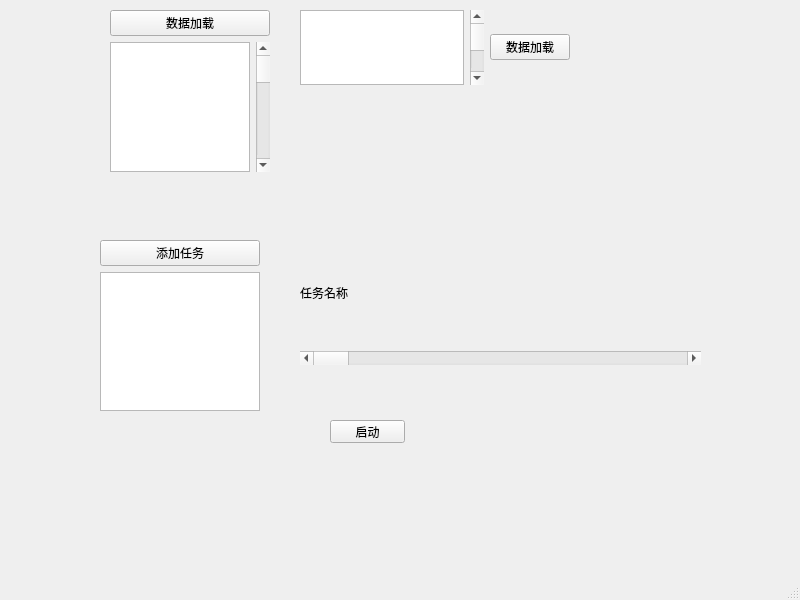
<?xml version="1.0" encoding="UTF-8"?>
<ui version="4.0">
 <class>MainWindow</class>
 <widget class="QMainWindow" name="MainWindow">
  <property name="geometry">
   <rect>
    <x>0</x>
    <y>0</y>
    <width>800</width>
    <height>600</height>
   </rect>
  </property>
  <property name="windowTitle">
   <string>MainWindow</string>
  </property>
  <widget class="QWidget" name="centralwidget">
   <widget class="QPushButton" name="pushButton_3">
    <property name="geometry">
     <rect>
      <x>330</x>
      <y>420</y>
      <width>75</width>
      <height>23</height>
     </rect>
    </property>
    <property name="text">
     <string>启动</string>
    </property>
   </widget>
   <widget class="QWidget" name="verticalLayoutWidget">
    <property name="geometry">
     <rect>
      <x>110</x>
      <y>10</y>
      <width>160</width>
      <height>162</height>
     </rect>
    </property>
    <layout class="QVBoxLayout" name="verticalLayout">
     <item>
      <widget class="QPushButton" name="pushButton">
       <property name="text">
        <string>数据加载</string>
       </property>
      </widget>
     </item>
     <item>
      <layout class="QHBoxLayout" name="horizontalLayout_2">
       <item>
        <widget class="QListView" name="listView"/>
       </item>
       <item>
        <widget class="QScrollBar" name="verticalScrollBar_2">
         <property name="orientation">
          <enum>Qt::Vertical</enum>
         </property>
        </widget>
       </item>
      </layout>
     </item>
    </layout>
   </widget>
   <widget class="QWidget" name="horizontalLayoutWidget">
    <property name="geometry">
     <rect>
      <x>300</x>
      <y>10</y>
      <width>270</width>
      <height>75</height>
     </rect>
    </property>
    <layout class="QHBoxLayout" name="horizontalLayout">
     <item>
      <widget class="QListWidget" name="listWidget_2"/>
     </item>
     <item>
      <widget class="QScrollBar" name="verticalScrollBar">
       <property name="orientation">
        <enum>Qt::Vertical</enum>
       </property>
      </widget>
     </item>
     <item>
      <widget class="QPushButton" name="pushButton_4">
       <property name="text">
        <string>数据加载</string>
       </property>
      </widget>
     </item>
    </layout>
   </widget>
   <widget class="QWidget" name="verticalLayoutWidget_2">
    <property name="geometry">
     <rect>
      <x>100</x>
      <y>240</y>
      <width>160</width>
      <height>171</height>
     </rect>
    </property>
    <layout class="QVBoxLayout" name="verticalLayout_2">
     <item>
      <widget class="QPushButton" name="pushButton_2">
       <property name="text">
        <string>添加任务</string>
       </property>
      </widget>
     </item>
     <item>
      <widget class="QListView" name="listView_2"/>
     </item>
    </layout>
   </widget>
   <widget class="QWidget" name="verticalLayoutWidget_3">
    <property name="geometry">
     <rect>
      <x>300</x>
      <y>240</y>
      <width>401</width>
      <height>171</height>
     </rect>
    </property>
    <layout class="QVBoxLayout" name="verticalLayout_3">
     <item>
      <widget class="QLabel" name="label">
       <property name="maximumSize">
        <size>
         <width>16777215</width>
         <height>15</height>
        </size>
       </property>
       <property name="text">
        <string>任务名称</string>
       </property>
      </widget>
     </item>
     <item>
      <widget class="QScrollBar" name="horizontalScrollBar">
       <property name="orientation">
        <enum>Qt::Horizontal</enum>
       </property>
      </widget>
     </item>
     <item>
      <layout class="QHBoxLayout" name="horizontalLayout_3">
       <item>
        <layout class="QVBoxLayout" name="verticalLayout_4"/>
       </item>
       <item>
        <layout class="QVBoxLayout" name="verticalLayout_6"/>
       </item>
       <item>
        <layout class="QVBoxLayout" name="verticalLayout_5"/>
       </item>
      </layout>
     </item>
    </layout>
   </widget>
  </widget>
  <widget class="QMenuBar" name="menubar">
   <property name="geometry">
    <rect>
     <x>0</x>
     <y>0</y>
     <width>800</width>
     <height>23</height>
    </rect>
   </property>
  </widget>
  <widget class="QStatusBar" name="statusbar"/>
 </widget>
 <resources/>
 <connections/>
</ui>
